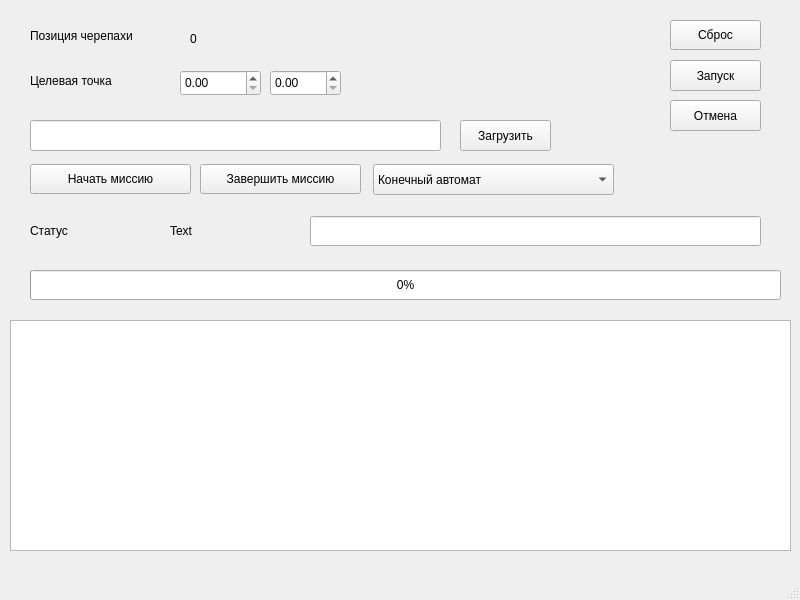
<?xml version="1.0" encoding="UTF-8"?>
<ui version="4.0">
 <class>MainWindow</class>
 <widget class="QMainWindow" name="MainWindow">
  <property name="geometry">
   <rect>
    <x>0</x>
    <y>0</y>
    <width>800</width>
    <height>600</height>
   </rect>
  </property>
  <property name="windowTitle">
   <string>Пульт управления черепахой</string>
  </property>
  <widget class="QWidget" name="centralwidget">
   <widget class="QLabel" name="label">
    <property name="geometry">
     <rect>
      <x>30</x>
      <y>20</y>
      <width>141</width>
      <height>31</height>
     </rect>
    </property>
    <property name="text">
     <string>Позиция черепахи</string>
    </property>
   </widget>
   <widget class="QLabel" name="label_pose">
    <property name="geometry">
     <rect>
      <x>190</x>
      <y>30</y>
      <width>461</width>
      <height>17</height>
     </rect>
    </property>
    <property name="text">
     <string>0</string>
    </property>
   </widget>
   <widget class="QPushButton" name="pushButton_reset">
    <property name="geometry">
     <rect>
      <x>670</x>
      <y>20</y>
      <width>91</width>
      <height>30</height>
     </rect>
    </property>
    <property name="text">
     <string>Сброс</string>
    </property>
   </widget>
   <widget class="QLabel" name="label_2">
    <property name="geometry">
     <rect>
      <x>30</x>
      <y>70</y>
      <width>131</width>
      <height>21</height>
     </rect>
    </property>
    <property name="text">
     <string>Целевая точка</string>
    </property>
   </widget>
   <widget class="QDoubleSpinBox" name="doubleSpinBox_targetX">
    <property name="geometry">
     <rect>
      <x>180</x>
      <y>70</y>
      <width>81</width>
      <height>26</height>
     </rect>
    </property>
   </widget>
   <widget class="QDoubleSpinBox" name="doubleSpinBox_targetY">
    <property name="geometry">
     <rect>
      <x>270</x>
      <y>70</y>
      <width>71</width>
      <height>26</height>
     </rect>
    </property>
   </widget>
   <widget class="QPushButton" name="pushButton_sendToGoal">
    <property name="geometry">
     <rect>
      <x>670</x>
      <y>60</y>
      <width>91</width>
      <height>31</height>
     </rect>
    </property>
    <property name="text">
     <string>Запуск</string>
    </property>
   </widget>
   <widget class="QLabel" name="label_3">
    <property name="geometry">
     <rect>
      <x>30</x>
      <y>216</y>
      <width>121</width>
      <height>30</height>
     </rect>
    </property>
    <property name="text">
     <string>Статус</string>
    </property>
   </widget>
   <widget class="QLineEdit" name="lineEdit_status">
    <property name="geometry">
     <rect>
      <x>310</x>
      <y>216</y>
      <width>451</width>
      <height>30</height>
     </rect>
    </property>
   </widget>
   <widget class="QProgressBar" name="progressBar_goal">
    <property name="geometry">
     <rect>
      <x>30</x>
      <y>270</y>
      <width>751</width>
      <height>30</height>
     </rect>
    </property>
    <property name="value">
     <number>0</number>
    </property>
   </widget>
   <widget class="QPushButton" name="pushButton_sendCancel">
    <property name="geometry">
     <rect>
      <x>670</x>
      <y>100</y>
      <width>91</width>
      <height>31</height>
     </rect>
    </property>
    <property name="text">
     <string>Отмена</string>
    </property>
   </widget>
   <widget class="QLineEdit" name="lineEdit_pointSource">
    <property name="geometry">
     <rect>
      <x>30</x>
      <y>120</y>
      <width>411</width>
      <height>31</height>
     </rect>
    </property>
   </widget>
   <widget class="QPushButton" name="pushButton_loadPoints">
    <property name="geometry">
     <rect>
      <x>460</x>
      <y>120</y>
      <width>91</width>
      <height>31</height>
     </rect>
    </property>
    <property name="text">
     <string>Загрузить</string>
    </property>
   </widget>
   <widget class="QPushButton" name="pushButton_cancelMisson">
    <property name="geometry">
     <rect>
      <x>200</x>
      <y>164</y>
      <width>161</width>
      <height>30</height>
     </rect>
    </property>
    <property name="text">
     <string>Завершить миссию</string>
    </property>
   </widget>
   <widget class="QPushButton" name="pushButton_startMisson">
    <property name="geometry">
     <rect>
      <x>30</x>
      <y>164</y>
      <width>161</width>
      <height>30</height>
     </rect>
    </property>
    <property name="text">
     <string>Начать миссию</string>
    </property>
   </widget>
   <widget class="QTextEdit" name="textEdit_log">
    <property name="geometry">
     <rect>
      <x>10</x>
      <y>320</y>
      <width>781</width>
      <height>231</height>
     </rect>
    </property>
   </widget>
   <widget class="QLabel" name="label_statusIndicator">
    <property name="geometry">
     <rect>
      <x>170</x>
      <y>216</y>
      <width>121</width>
      <height>30</height>
     </rect>
    </property>
    <property name="text">
     <string>Text</string>
    </property>
   </widget>
   <widget class="QComboBox" name="comboBox_chooseMethod">
    <property name="geometry">
     <rect>
      <x>373</x>
      <y>164</y>
      <width>241</width>
      <height>31</height>
     </rect>
    </property>
    <item>
     <property name="text">
      <string>Конечный автомат</string>
     </property>
    </item>
    <item>
     <property name="text">
      <string>Сеть Петри</string>
     </property>
    </item>
   </widget>
  </widget>
  <widget class="QMenuBar" name="menubar">
   <property name="geometry">
    <rect>
     <x>0</x>
     <y>0</y>
     <width>800</width>
     <height>22</height>
    </rect>
   </property>
  </widget>
  <widget class="QStatusBar" name="statusbar"/>
 </widget>
 <resources/>
 <connections/>
</ui>
